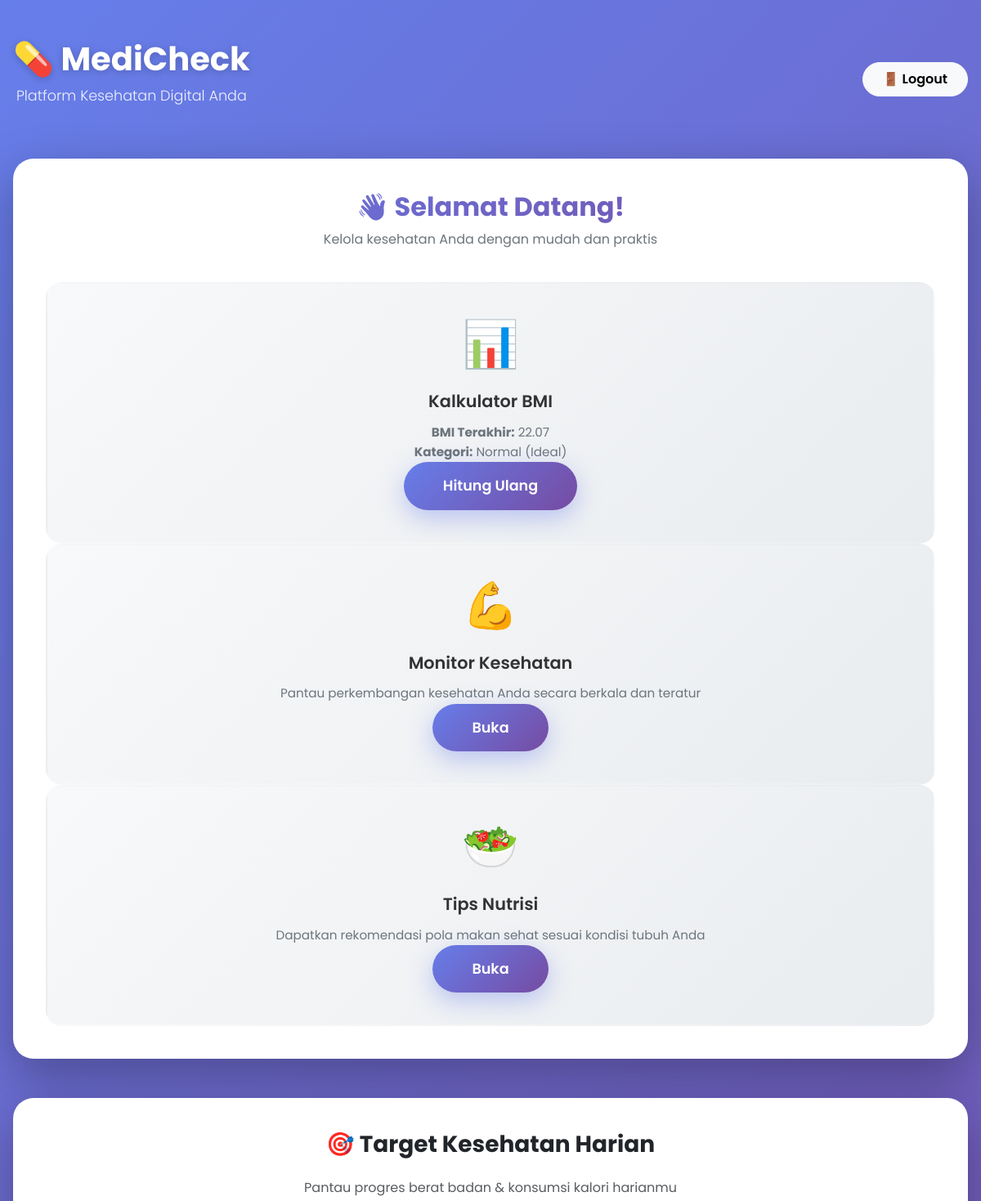
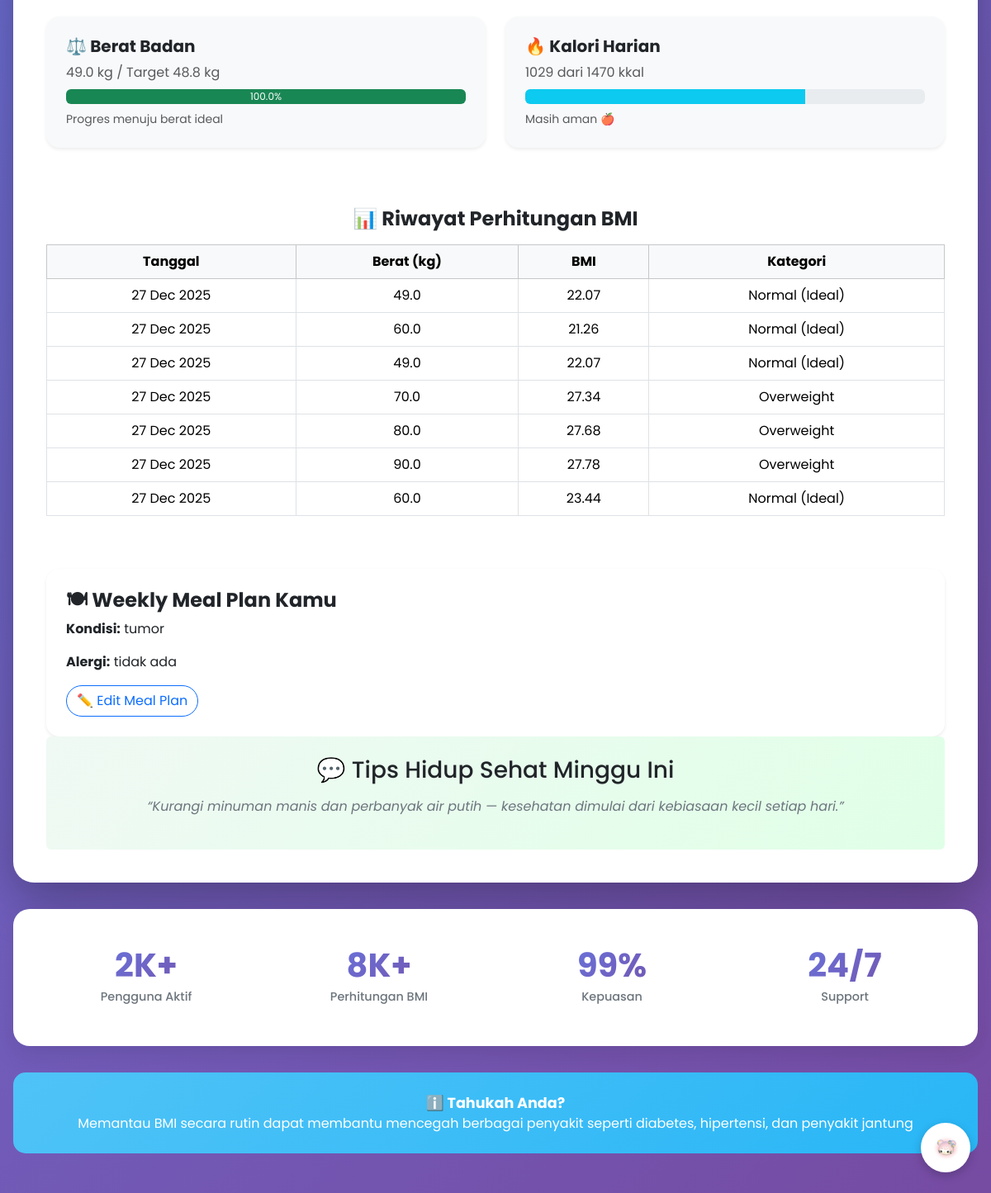
The page /accounts/dashboard/ (signed in) on the database its author committed (2 pictures, top to bottom).
### accounts/models.py (models this page shows, shortened)
class BMIResult(models.Model):
    user = models.ForeignKey(User, on_delete=models.CASCADE)
    berat = models.FloatField()
    tinggi = models.FloatField()
    bmi = models.FloatField()
    kategori = models.CharField(max_length=50)
    riwayat_input = models.TextField()
    penyakit_terdeteksi = models.TextField()
    rekomendasi = models.TextField()
    created_at = models.DateTimeField(auto_now_add=True)

class WeeklyMealPlan(models.Model):
    user = models.ForeignKey(User, on_delete=models.CASCADE)
    kondisi_kesehatan = models.TextField()
    alergi_makanan = models.TextField()
    week = models.IntegerField()
    year = models.IntegerField()
    created_at = models.DateTimeField(auto_now_add=True)
    class Meta:
        unique_together = ('user', 'week', 'year')

### accounts/views.py (the view, shortened to what this page needs)
# urls.py: path('dashboard/', views.dashboard_view, name='dashboard'),
@login_required(login_url='accounts:login')
def dashboard_view(request):
    last_bmi = BMIResult.objects.filter(user=request.user).last()
    target = None
    weekly_logs = BMIResult.objects.filter(
        user=request.user
    ).order_by('-created_at')[:7]
    meal_plan = WeeklyMealPlan.objects.filter(user=request.user).last()
    if last_bmi:
        tinggi_m = last_bmi.tinggi / 100
        berat_ideal = round(22 * (tinggi_m ** 2), 1)
        progress_berat = round((last_bmi.berat / berat_ideal) * 100, 0)
        progress_berat = min(progress_berat, 100)
        kalori_target = round(last_bmi.berat * 30)
        kalori_harian = round(kalori_target * 0.7)
        progress_kalori = round((kalori_harian / kalori_target) * 100, 0)
        target = {
            "berat_sekarang": last_bmi.berat,
            "berat_ideal": berat_ideal,
            "progress_berat": progress_berat,
            "kalori_harian": kalori_harian,
            "kalori_target": kalori_target,
            "progress_kalori": progress_kalori,
        }
        return render(request, 'accounts/dashboard.html', {
        'last_bmi': last_bmi,
        'target': target,
        'weekly_logs': weekly_logs,
        'meal_plan': meal_plan,
    })

### accounts/templates/accounts/dashboard.html (shortened to what this page needs)
{% load static %}
<!DOCTYPE html>
<html lang="id">
<head>
  <link href="https://cdn.jsdelivr.net/npm/bootstrap@5.3.2/dist/css/bootstrap.min.css" rel="stylesheet">
</head>
<body>
  <div class="dashboard-wrapper">
    <div class="header-section d-flex justify-content-between align-items-center">
  <div>
    <h1>💊 MediCheck</h1>
    <p>Platform Kesehatan Digital Anda</p>
  </div>
  <a href="{% url 'accounts:logout' %}"
     class="btn btn-light fw-semibold px-4 py-2"
     style="border-radius: 30px;">
    🚪 Logout
  </a>
</div>
    <div class="main-card">
      <div class="welcome-text">
        <h2>👋 Selamat Datang!</h2>
        <p>Kelola kesehatan Anda dengan mudah dan praktis</p>
      </div>
      <div class="feature-box">
  <span class="feature-icon">📊</span>
  <h3>Kalkulator BMI</h3>
  {% if last_bmi %}
    <p><b>BMI Terakhir:</b> {{ last_bmi.bmi }}</p>
    <p><b>Kategori:</b> {{ last_bmi.kategori }}</p>
    <a href="{% url 'accounts:bmi' %}" class="btn-main">Hitung Ulang</a>
  {% else %}
    <p>Kamu belum pernah menghitung BMI.</p>
    <a href="{% url 'accounts:bmi' %}" class="btn-main">Mulai</a>
  {% endif %}
</div>
        <div class="feature-box">
          <span class="feature-icon">💪</span>
          <h3>Monitor Kesehatan</h3>
          <p>Pantau perkembangan kesehatan Anda secara berkala dan teratur</p>
          <a href="{% url 'accounts:monitor' %}" class="btn-main">Buka</a>
        </div>
        <div class="feature-box">
          <span class="feature-icon">🥗</span>
          <h3>Tips Nutrisi</h3>
          <p>Dapatkan rekomendasi pola makan sehat sesuai kondisi tubuh Anda</p>
          <a href="{% url 'accounts:tips' %}" class="btn-main">Buka</a>
        </div>
      </div>
<div class="main-card mt-5">
<section class="health-targets mb-5">
  <h3 class="section-title text-center mb-4 fw-bold">
    🎯 Target Kesehatan Harian
  </h3>
  <p class="text-center text-muted mb-4">
    Pantau progres berat badan & konsumsi kalori harianmu
  </p>
  {% if target %}
  <div class="row justify-content-center">
    <div class="col-md-6 mb-4">
      <div class="p-4 bg-light rounded-4 shadow-sm h-100">
        <h5 class="fw-bold mb-2">⚖️ Berat Badan</h5>
        <p class="mb-2 text-muted">
          {{ target.berat_sekarang }} kg /
          Target {{ target.berat_ideal }} kg
        </p>
        <div class="progress" style="height: 18px;">
          <div
            class="progress-bar bg-success"
            data-progress="{{ target.progress_berat|default:0 }}">
            {{ target.progress_berat|default:0 }}%
          </div>
        </div>
        <small class="text-muted d-block mt-2">
          Progres menuju berat ideal
        </small>
      </div>
    </div>
    <div class="col-md-6 mb-4">
      <div class="p-4 bg-light rounded-4 shadow-sm h-100">
        <h5 class="fw-bold mb-2">🔥 Kalori Harian</h5>
        <p class="mb-2 text-muted">
          {{ target.kalori_harian }} dari {{ target.kalori_target }} kkal
        </p>
        <div class="progress" style="height: 18px;">
          <div
            class="progress-bar
            {% if target.progress_kalori < 80 %}
              bg-info
            {% elif target.progress_kalori < 100 %}
              bg-warning
            {% else %}
              bg-danger
            {% endif %}"
            data-progress="{{ target.progress_kalori|default:0 }}">
          </div>
        </div>
        <small class="text-muted d-block mt-2">
          {% if target.progress_kalori < 80 %}
            Masih aman 🍎
          {% elif target.progress_kalori < 100 %}
            Hampir mencapai batas ⚠️
          {% else %}
            Melebihi target ❗
          {% endif %}
        </small>
      </div>
    </div>
  </div>
  {% else %}
    <p class="text-center text-muted">
      Hitung BMI terlebih dahulu untuk melihat target kesehatan.
    </p>
  {% endif %}
</section>
{% if weekly_logs %}
<section class="mt-5">
  <h4 class="text-center fw-bold mb-3">📊 Riwayat Perhitungan BMI</h4>
  <div class="table-responsive">
    <table class="table table-bordered text-center align-middle">
      <thead class="table-light">
        <tr>
          <th>Tanggal</th>
          <th>Berat (kg)</th>
          <th>BMI</th>
          <th>Kategori</th>
        </tr>
      </thead>
      <tbody>
        {% for log in weekly_logs %}
        <tr>
          <td>{{ log.created_at|date:"d M Y" }}</td>
          <td>{{ log.berat }}</td>
          <td>{{ log.bmi }}</td>
          <td>{{ log.kategori }}</td>
        </tr>
        {% endfor %}
      </tbody>
    </table>
  </div>
</section>
{% else %}
<p class="text-center text-muted mt-4">
  Belum ada data perkembangan mingguan.
</p>
{% endif %}
{% if meal_plan %}
<section class="mt-5">
  <div class="p-4 bg-white rounded-4 shadow-sm">
    <h4 class="fw-bold">🍽 Weekly Meal Plan Kamu</h4>
    <p><strong>Kondisi:</strong> {{ meal_plan.kondisi_kesehatan }}</p>
    <p><strong>Alergi:</strong> {{ meal_plan.alergi_makanan }}</p>
    <a href="{% url 'accounts:tips' %}" class="btn btn-outline-primary rounded-pill">
      ✏️ Edit Meal Plan
    </a>
  </div>
</section>
{% endif %}
  <section class="weekly-tip text-center p-4 rounded" style="background: linear-gradient(135deg, #f0f9f4, #e0ffe7);">
    <h3>💬 Tips Hidup Sehat Minggu Ini</h3>
    <blockquote class="fst-italic mt-3 text-secondary">
      “Kurangi minuman manis dan perbanyak air putih — kesehatan dimulai dari kebiasaan kecil setiap hari.”
    </blockquote>
  </section>
</div>
    <div class="stats-row">
      <div class="stat-item">
        <span class="stat-number">2K+</span>
        <div class="stat-label">Pengguna Aktif</div>
      </div>
      <div class="stat-item">
        <span class="stat-number">8K+</span>
        <div class="stat-label">Perhitungan BMI</div>
      </div>
      <div class="stat-item">
        <span class="stat-number">99%</span>
        <div class="stat-label">Kepuasan</div>
      </div>
      <div class="stat-item">
        <span class="stat-number">24/7</span>
        <div class="stat-label">Support</div>
      </div>
    </div>
    <div class="info-banner">
      <strong>ℹ️ Tahukah Anda?</strong><br>
      Memantau BMI secara rutin dapat membantu mencegah berbagai penyakit seperti diabetes, hipertensi, dan penyakit jantung
    </div>
  </div>
<div id="chatbot-btn">
    <img src="{% static 'chatbot/icon.jpg' %}" width="35">
</div>
</body>
</html>

### accounts/templates/accounts/dashboard.html (style rules this page uses)
* { margin: 0; padding: 0; box-sizing: border-box; }
body { font-family: 'Poppins', sans-serif; background: linear-gradient(135deg, #667eea 0%, #764ba2 100%); min-height: 100vh; padding: 1rem; }
.dashboard-wrapper { max-width: 1200px; margin: 0 auto; padding: 2rem 0; }
.header-section { text-align: center; margin-bottom: 3rem; animation: fadeInDown 0.8s ease-out; }
.header-section h1 { color: white; font-size: 2.5rem; font-weight: 700; margin-bottom: 0.5rem; text-shadow: 0 2px 10px rgba(0,0,0,0.2); }
.header-section p { color: rgba(255,255,255,0.9); font-size: 1.1rem; font-weight: 300; }
.main-card { background: white; border-radius: 25px; padding: 2.5rem; box-shadow: 0 20px 60px rgba(0,0,0,0.3); animation: slideUp 0.8s ease-out; margin-bottom: 2rem; }
.welcome-text { text-align: center; margin-bottom: 2.5rem; }
.welcome-text h2 { font-size: 2rem; font-weight: 700; background: linear-gradient(135deg, #667eea, #764ba2); -webkit-background-clip: text; -webkit-text-fill-color: transparent; background-clip: text; margin-bottom: 0.5rem; }
.welcome-text p { color: #6c757d; font-size: 1rem; }
.feature-box { background: linear-gradient(135deg, #f8f9fa 0%, #e9ecef 100%); padding: 2rem; border-radius: 20px; text-align: center; transition: all 0.4s cubic-bezier(0.4, 0, 0.2, 1); border: 2px solid transparent; position: relative; overflow: hidden; }
.feature-box::before { content: ''; position: absolute; top: 0; left: 0; right: 0; bottom: 0; background: linear-gradient(135deg, #667eea, #764ba2); opacity: 0; transition: opacity 0.4s; z-index: 0; }
.feature-box * { position: relative; z-index: 1; }
.feature-icon { font-size: 3.5rem; margin-bottom: 1rem; display: block; animation: bounce 2s infinite; }
.feature-box h3 { font-size: 1.3rem; font-weight: 600; color: #333; margin-bottom: 0.8rem; }
.feature-box p { color: #6c757d; font-size: 0.95rem; line-height: 1.6; margin: 0; }
.btn-main { background: linear-gradient(135deg, #667eea, #764ba2); border: none; color: white; padding: 1rem 3rem; border-radius: 50px; font-weight: 600; font-size: 1.1rem; transition: all 0.3s; text-decoration: none; display: inline-block; box-shadow: 0 10px 30px rgba(102, 126, 234, 0.4); position: relative; overflow: hidden; }
.btn-main::before { content: ''; position: absolute; top: 0; left: -100%; width: 100%; height: 100%; background: linear-gradient(90deg, transparent, rgba(255,255,255,0.3), transparent); transition: left 0.5s; }
.stats-row { display: grid; grid-template-columns: repeat(auto-fit, minmax(150px, 1fr)); gap: 1.5rem; padding: 2rem; background: white; border-radius: 20px; box-shadow: 0 10px 30px rgba(0,0,0,0.1); }
.stat-item { text-align: center; padding: 1rem; }
.stat-number { font-size: 2.5rem; font-weight: 700; background: linear-gradient(135deg, #667eea, #764ba2); -webkit-background-clip: text; -webkit-text-fill-color: transparent; background-clip: text; display: block; line-height: 1; margin-bottom: 0.5rem; }
.stat-label { color: #6c757d; font-size: 0.9rem; font-weight: 500; }
.info-banner { background: linear-gradient(135deg, #4fc3f7, #29b6f6); color: white; padding: 1.5rem; border-radius: 15px; text-align: center; margin-top: 2rem; animation: slideUp 1s ease-out; }
.info-banner strong { font-size: 1.1rem; }
#chatbot-btn { position: fixed; bottom: 25px; right: 25px; background: white; width: 60px; height: 60px; border-radius: 50%; display: flex; justify-content: center; align-items: center; box-shadow: 0px 4px 12px rgba(0,0,0,0.2); cursor: pointer; transition: 0.3s; z-index: 9999; }

### rows shown on the page
BMIResult: bmi "22.07", kategori "Normal (Ideal)", berat_sekarang "49.0", created_at "27 Dec 2025", berat "49.0"
BMIResult: created_at "27 Dec 2025", berat "60.0", bmi "21.26", kategori "Normal (Ideal)"
BMIResult: created_at "27 Dec 2025", berat "49.0", bmi "22.07", kategori "Normal (Ideal)"
BMIResult: created_at "27 Dec 2025", berat "70.0", bmi "27.34", kategori "Overweight"
BMIResult: created_at "27 Dec 2025", berat "80.0", bmi "27.68", kategori "Overweight"
BMIResult: created_at "27 Dec 2025", berat "90.0", bmi "27.78", kategori "Overweight"
BMIResult: created_at "27 Dec 2025", berat "60.0", bmi "23.44", kategori "Normal (Ideal)"
WeeklyMealPlan: kondisi_kesehatan "tumor", alergi_makanan "tidak ada"

### other values the page prints
{{ target.berat_ideal }} "48.8"
{{ target.progress_berat|default:0 }} "100.0"
{{ target.kalori_harian }} "1029"
{{ target.kalori_target }} "1470"
